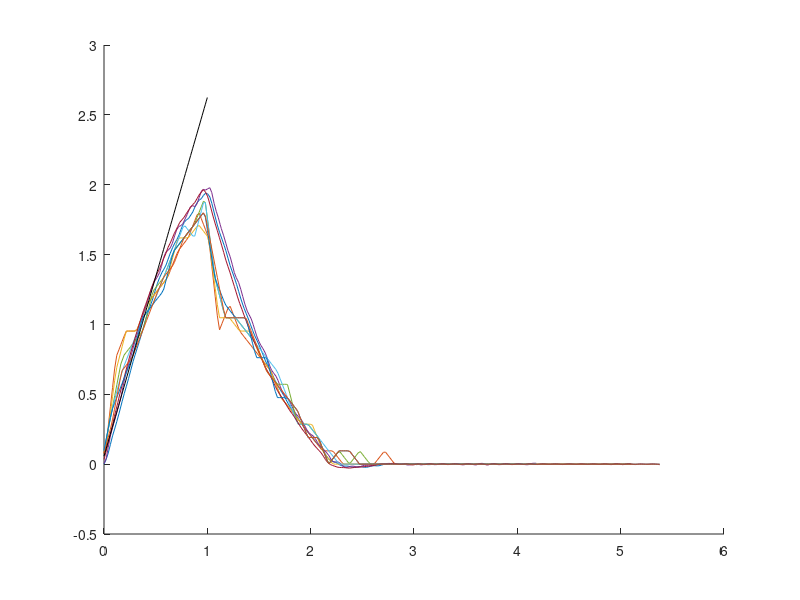
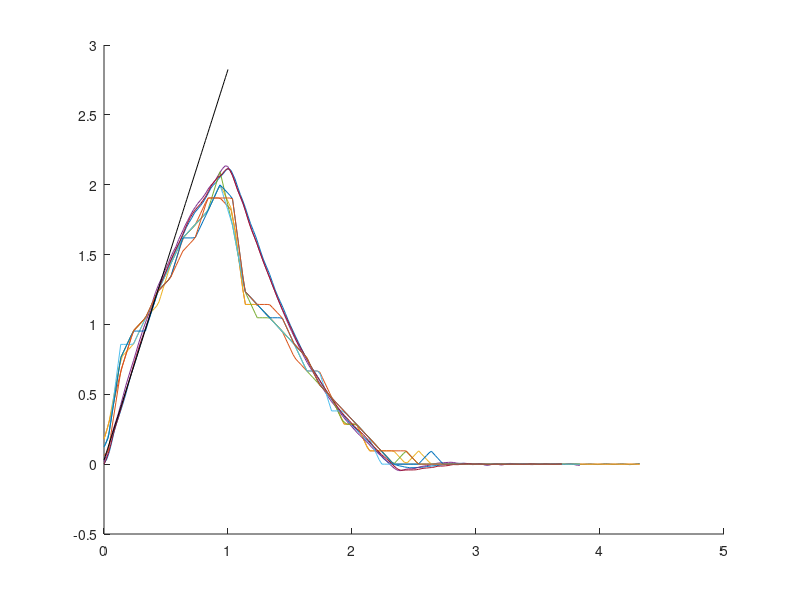
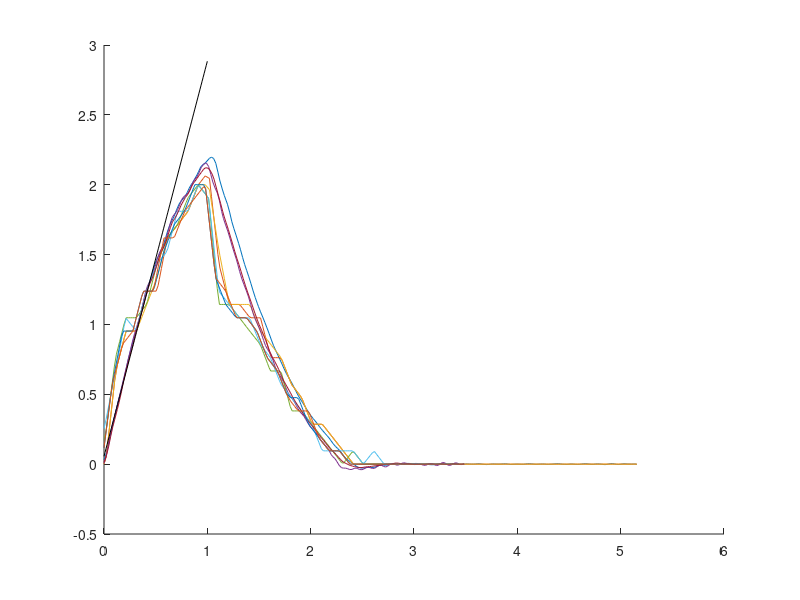
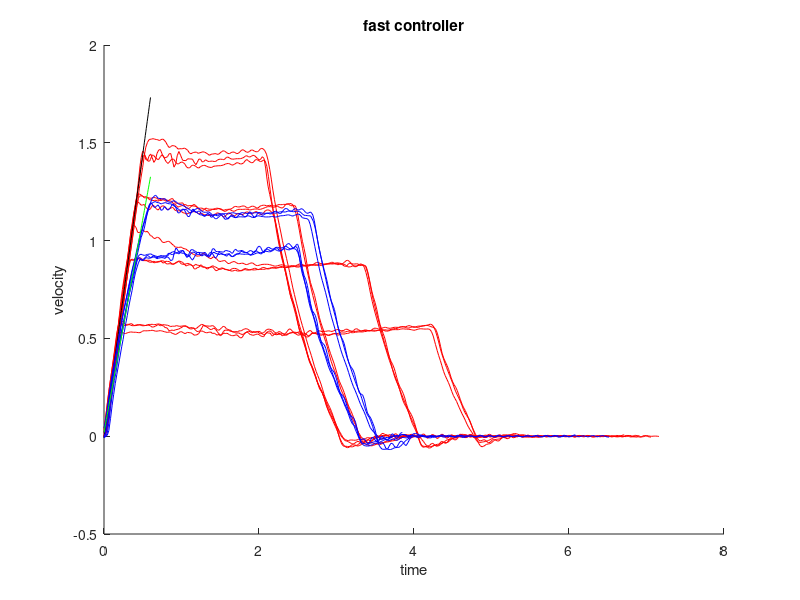

These figures' MATLAB source, in order:
%check 1670,1680,1690 for slip
clear all 
close all
clc
load('processed_accel_6_12.mat')
for i=1:3
figure(1)
hold on
plot(processeddata(i).time,processeddata(i).mocap.longvelocity);
plot(processeddata(i).time,processeddata(i).encoder.left);
plot(processeddata(i).time,processeddata(i).encoder.right);
figure(2)
hold on
plot(processeddata(i+3).time,processeddata(i+3).mocap.longvelocity);
plot(processeddata(i+3).time,processeddata(i+3).encoder.left);
plot(processeddata(i+3).time,processeddata(i+3).encoder.right);
figure(3)
hold on
plot(processeddata(i+6).time,processeddata(i+6).mocap.longvelocity);
plot(processeddata(i+6).time,processeddata(i+6).encoder.left);
plot(processeddata(i+6).time,processeddata(i+6).encoder.right);

end
p1690=zeros(2,3);
p1680=zeros(2,3);
p1670=zeros(2,3);
for i=1:3
    idx=find(processeddata(i).time>.5,1);
    p1670(:,i)=polyfit(processeddata(i).time(3:idx),processeddata(i).mocap.longvelocity(3:idx),1);
    idx=find(processeddata(i+3).time>.5,1);
    p1680(:,i)=polyfit(processeddata(i+3).time(3:idx),processeddata(i+3).mocap.longvelocity(3:idx),1);
    idx=find(processeddata(i+6).time>.5,1);
    p1690(:,i)=polyfit(processeddata(i+6).time(3:idx),processeddata(i+6).mocap.longvelocity(3:idx),1);
end
p1670=mean(p1670,2);
p1680=mean(p1680,2);
p1690=mean(p1690,2);
t=linspace(0,1);
figure(1)
plot(t,polyval(p1670,t),'k');
figure(2)
plot(t,polyval(p1680,t),'k');
figure(3)
plot(t,polyval(p1690,t),'k');
disp(['Accel 1670: ',num2str(p1670(1))])
disp(['Accel 1680: ',num2str(p1680(1))])
disp(['Accel 1690: ',num2str(p1690(1))])
%%
clearvars -except p*

load('processed_control1700.mat')
for i=1:12
    figure(4)
    hold on
    plot(processeddata(i).time,processeddata(i).mocap.longvelocity,'r-')
end
figure(4)
  xlabel('time')
  ylabel('velocity')
  title('fast controller')

tstop=[.17,.17,.17, .3,.3,.3,.4147,.4147,.4147,.49,.49,.49];
time=[];
vel=[];
p=zeros(2,12);
for i=1:12
    idx=find(processeddata(i).time>=tstop(i),1);
    time=[time;processeddata(i).time(1:idx)];
    vel=[vel;processeddata(i).mocap.longvelocity(1:idx)];
     p(:,i)=polyfit(processeddata(i).time(3:idx),processeddata(i).mocap.longvelocity(3:idx),1);
end

[time,I]=sort(time);
vel=vel(I);

%best fit
c=polyfit(time,vel,1);
t=linspace(0,.6);
vl=polyval(c,t);
figure(4)
hold on
plot(t,vl,'k-')
disp(['Fast Acceleration (1700): ',num2str(mean(p(1,:)))])
clearvars -except vl t c L 

load('processed_controlslow.mat')
pslow=zeros(2,6);
for i=7:12
    figure(4)
    hold on
    plot(processeddata(i).time,processeddata(i).mocap.longvelocity,'b-')
end
figure(4)
  xlabel('time')
  ylabel('velocity')
  title('fast controller')

tstop=[.38,.38,.38,.49,.49,.49];
time=[];
vel=[];
for i=7:12
    idx=find(processeddata(i).time>=tstop(i-6),1);
    time=[time;processeddata(i).time(3:idx)];
    vel=[vel;processeddata(i).mocap.longvelocity(3:idx)];
    pslow(:,i-6)=polyfit(processeddata(i).time(3:idx),processeddata(i).mocap.longvelocity(3:idx),1);
end

[time,I]=sort(time);
vel=vel(I);

%best fit
cslow=polyfit(time,vel,1);
vlslow=polyval(cslow,t);
figure(4)
hold on
plot(t,vlslow,'g-')
disp(['Slow Acceleration (1660): ',num2str(mean(pslow(1,:)))])
